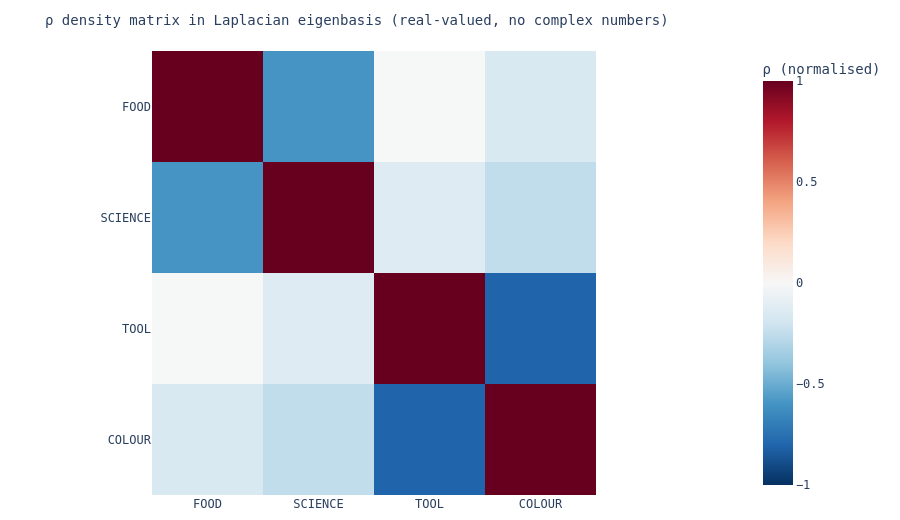

This figure's notebook cell:
### Code cell
# Laplacian density matrix (real, no complex numbers)
L_dense = gl_act.to_dense().astype(np.float64)   # (N, N) float64 for eigh precision
eigenvalues, Phi = np.linalg.eigh(L_dense)

eigenvalues, Phi = np.linalg.eigh(L_dense)

field_centroids = {
    f: act_z[labels == f].mean(0) for f in field_names
}

n_fields = len(field_names)
rho = np.zeros((n_fields, n_fields))

for i, fi in enumerate(field_names):
    xi = Phi.T @ field_centroids[fi]
    for j, fj in enumerate(field_names):
        xj = Phi.T @ field_centroids[fj]
        rho[i, j] = float(np.dot(xi, xj))

rho_norm = rho / (np.sqrt(np.diag(rho)[:, None] * np.diag(rho)[None, :]) + 1e-9)

df_rho = pd.DataFrame(rho_norm, index=field_names, columns=field_names)
df_rho.to_csv(OUTPUT_DIR / 'laplacian_density_matrix.csv')

fig_rho = px.imshow(
    rho_norm,
    x=field_names, y=field_names,
    color_continuous_scale='RdBu_r',
    zmin=-1, zmax=1,
    title='ρ density matrix in Laplacian eigenbasis (real-valued, no complex numbers)',
    labels={'color': 'ρ (normalised)'},
)
fig_rho.update_layout(
    font_family='monospace',
    title_font_size=14,
    margin=dict(l=10, r=10, t=50, b=10),
    height=520,
)
fig_rho.write_image(OUTPUT_DIR / 'fig_07_density_matrix.png', scale=2)
fig_rho.show()

print('Saved: laplacian_density_matrix.csv  fig_07_density_matrix.png')

### Figure 1 — Plotly figure (JSON) as saved in the notebook; plotly's stock layout.template omitted (floating-point values rounded to 4 significant figures)
{"data": [{"coloraxis": "coloraxis", "hovertemplate": "x: %{x}<br>y: %{y}<br>ρ (normalised): %{z}<extra></extra>", "name": "0", "type": "heatmap", "x": ["FOOD", "SCIENCE", "TOOL", "COLOUR"], "xaxis": "x", "y": ["FOOD", "SCIENCE", "TOOL", "COLOUR"], "yaxis": "y", "z": [[1.0, -0.595, -0.004654, -0.1571], [-0.595, 1.0, -0.1313, -0.2523], [-0.004654, -0.1313, 1.0, -0.804], [-0.1571, -0.2523, -0.804, 1.0]]}], "layout": {"coloraxis": {"cmax": 1, "cmin": -1, "colorbar": {"title": {"text": "ρ (normalised)"}}, "colorscale": [[0, "rgb(5,48,97)"], [0.1, "rgb(33,102,172)"], [0.2, "rgb(67,147,195)"], [0.3, "rgb(146,197,222)"], [0.4, "rgb(209,229,240)"], [0.5, "rgb(247,247,247)"], [0.6, "rgb(253,219,199)"], [0.7, "rgb(244,165,130)"], [0.8, "rgb(214,96,77)"], [0.9, "rgb(178,24,43)"], [1, "rgb(103,0,31)"]]}, "font": {"family": "monospace"}, "height": 520, "margin": {"b": 10, "l": 10, "r": 10, "t": 50}, "title": {"font": {"size": 14}, "text": "ρ density matrix in Laplacian eigenbasis (real-valued, no complex numbers)"}, "xaxis": {"anchor": "y", "constrain": "domain", "domain": [0, 1], "scaleanchor": "y"}, "yaxis": {"anchor": "x", "autorange": "reversed", "constrain": "domain", "domain": [0, 1]}}}
